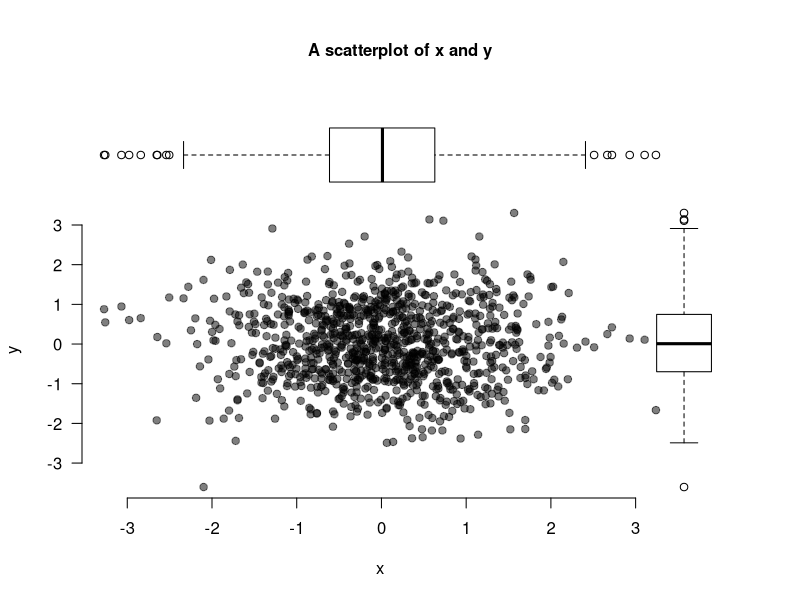

This chart was generated by the following R code:
## ---- chunk 1
# The first line sets an option for the final document that can be produced from
# the .Rmd file. Don't worry about it.
knitr::opts_chunk$set(echo = TRUE)

# The next bit (lines 50-69) is quite powerful and useful. 
# First you define which packages you need for your analysis and assign it to 
# the p_needed object. 
p_needed <-
  c("viridis", "knitr")

# Now you check which packages are already installed on your computer.
# The function installed.packages() returns a vector with all the installed 
# packages.
packages <- rownames(installed.packages())
# Then you check which of the packages you need are not installed on your 
# computer yet. Essentially you compare the vector p_needed with the vector
# packages. The result of this comparison is assigned to p_to_install.
p_to_install <- p_needed[!(p_needed %in% packages)]
# If at least one element is in p_to_install you then install those missing
# packages.
if (length(p_to_install) > 0) {
  install.packages(p_to_install)
}
# Now that all packages are installed on the computer, you can load them for
# this project. Additionally the expression returns whether the packages were
# successfully loaded.
sapply(p_needed, require, character.only = TRUE)
## ---- chunk 2
x <- rnorm(1000)
y <- rnorm(1000)

par(fig = c(0, 0.9, 0, 0.8), bg = "#ffffff")
plot(
  x,
  y,
  bty = "n",
  pch = 19,
  las = 1,
  col = adjustcolor("black", alpha = 0.5)
)
par(fig = c(0, 0.9, 0.45, 1), new = TRUE)
boxplot(x,
        horizontal = TRUE,
        axes = FALSE,
        col = NA)
par(fig = c(0.6601, 1, 0, 0.8), new = TRUE)
boxplot(y, axes = FALSE, col = NA)
mtext(
  "A scatterplot of x and y",
  side = 3,
  outer = TRUE,
  line = -3,
  font = 2
)
## ---- chunk 3
df <- data.frame(y = y, x = x)
summary(df)
## ---- chunk 4
df <- data.frame(y = y, x = x)

summary(df)
## ---- chunk 5
df <- data.frame(y = y, x = x)

summary(df)
## ---- chunk 6
square_it <- function(x) {
  square <- x * x
  return(square)
}
## ---- chunk 7
square_it(15)

a <- c(1, 5, 9)

square_it(a)

M <- matrix(c(1:9),
            nrow = 3,
            ncol = 3,
            byrow = T)
M

square_it(M)
## ---- chunk 8
complicated_function <- function(scalar, vector, matrix) {
  # square the scalar
  squared_scalar <- square_it(scalar)
  
  # multiply matrix and vector
  mult <- matrix %*% vector
  
  # multiply scalar and result above, then square it again
  res <- square_it(squared_scalar * mult)
  
  # return the result
  return(res)
}
## ---- chunk 9
complicated_function(5, a, M)
## ---- chunk 10
# a scalar
scalar <- 2
scalar

# a vector
vector <- c(1:3)
vector

# a matrix
M <- matrix(c(1:9),
            nrow = 3,
            ncol = 3,
            byrow = T)
M

# a diagonal matrix e.g. identity matrix
M_diag <- diag(1, nrow = 3, ncol = 3)
M_diag
## ---- chunk 11

scalar
vector
M

# Scalar-Vector/Matrix multiplication

scalar * vector
scalar * M

# Vector-Vector/Matrix multiplication

vector * vector
vector %*% vector # What's the difference?

vector * M

# Elementwise multiplication of two matrices:
M * M
## ---- chunk 12
vector
M

vector %*% M
## ---- chunk 13
M1 <- matrix(c(1:6),
             nrow = 3,
             ncol = 2,
             byrow = T)

M2 <- matrix(c(7:12),
             nrow = 2,
             ncol = 3,
             byrow = T)
## ---- chunk 14
M2 %*% M1
## ---- chunk 15
M3 <- matrix(c(1, 2, 2, 3),
             nrow = 2,
             ncol = 2,
             byrow = T)

# The transpose
t(M3)
t(t(M3)) == M3

M4 <- matrix(c(rep(1, 3), 2, 3, 4, 4:6),
             nrow = 3,
             ncol = 3,
             byrow = T) 

t(M4)
## ---- chunk 16
M5 <- matrix(c(1, 2, 2, 3),
             nrow = 2,
             ncol = 2,
             byrow = TRUE)
M5

solve(M5)

# check whether AX = XA = I is true
M5 %*% solve(M5)
solve(M5) %*% M5
